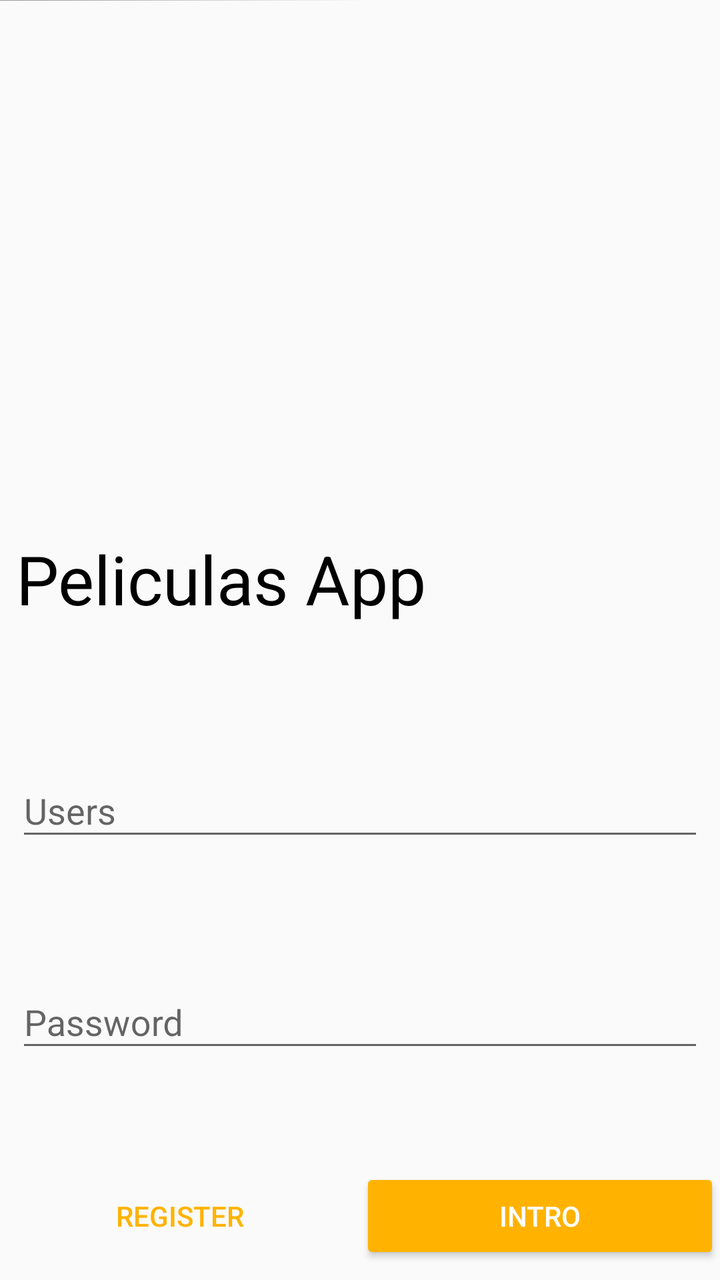
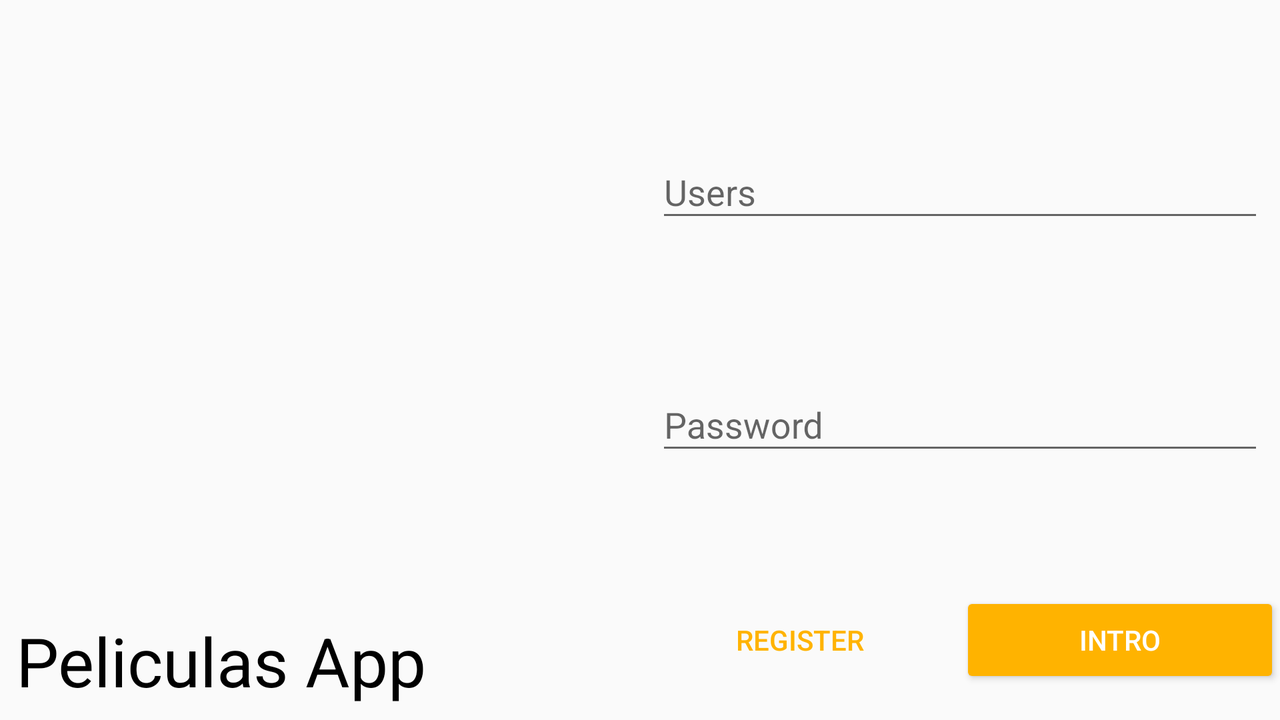

An Android layout and its configuration variant, each rendered on a device that would load it. The default file and the variant file are quoted in full after the pictures.
<!-- AndroidManifest.xml: activity theme NoActionBar -->
<!-- res/layout/activity_login.xml -->
<?xml version="1.0" encoding="utf-8"?>
<layout xmlns:android="http://schemas.android.com/apk/res/android"
    xmlns:app="http://schemas.android.com/apk/res-auto"
    xmlns:tools="http://schemas.android.com/tools">

        <data>
                <variable
                    name="handler"
                    type="movil.unicauca.peliculas.LoginActivity"/>

        </data>

        <android.support.constraint.ConstraintLayout
            android:layout_width="match_parent"
            android:layout_height="match_parent"
            tools:context="movil.unicauca.peliculas.LoginActivity">


                <android.support.constraint.Guideline
                    android:layout_width="wrap_content"
                    android:layout_height="wrap_content"
                    android:id="@+id/guideline"
                    android:orientation="horizontal"
                    app:layout_constraintGuide_percent="0.5"
                    tools:layout_editor_absoluteY="309dp"
                    tools:layout_editor_absoluteX="0dp" />

                <ImageView
                    android:id="@+id/imageView"
                    android:layout_width="@dimen/dimens0"
                    android:layout_height="@dimen/dimens0"
                    app:srcCompat="@drawable/peliculaimagenuno"
                    app:layout_constraintRight_toRightOf="parent"
                    app:layout_constraintBottom_toTopOf="@+id/guideline"
                    app:layout_constraintLeft_toLeftOf="parent"
                    app:layout_constraintTop_toTopOf="parent"
                    app:layout_constraintHorizontal_bias="0.0"
                    app:layout_constraintVertical_bias="0.0" />

                <ImageView
                    android:layout_width="@dimen/dimens368"
                    android:layout_height="@dimen/dimens0"
                    tools:layout_editor_absoluteY="25dp"
                    tools:layout_editor_absoluteX="8dp"
                    android:src="@drawable/mask" />

                <TextView
                    android:id="@+id/textView"
                    android:layout_width="@dimen/dimens0"
                    android:layout_height="wrap_content"
                    android:layout_marginBottom="@dimen/dimens8"
                    android:layout_marginLeft="@dimen/dimens8"
                    android:layout_marginRight="@dimen/dimens8"
                    android:text="@string/app_name"
                    android:textAppearance="@style/TextAppearance.AppCompat.Display1"
                    android:textColor="@android:color/black"
                    app:layout_constraintBottom_toBottomOf="@+id/imageView"
                    app:layout_constraintLeft_toLeftOf="parent"
                    app:layout_constraintRight_toRightOf="parent"
                    android:layout_marginStart="@dimen/dimens8"
                    android:layout_marginEnd="@dimen/dimens8" />

                <Button
                    android:id="@+id/btnregister"
                    style="@style/Widget.AppCompat.Button.Borderless.Colored"
                    android:layout_width="@dimen/dimens0"
                    android:layout_height="wrap_content"
                    android:layout_marginBottom="@dimen/dimens8"
                    android:text="@string/register"
                    app:layout_constraintBottom_toBottomOf="parent"
                    app:layout_constraintLeft_toLeftOf="parent"
                    app:layout_constraintRight_toLeftOf="@+id/btnlogin"
                    android:onClick="@{()->handler.goToRegister()}"
                    />

                <Button
                    android:id="@+id/btnlogin"
                    style="@style/Widget.AppCompat.Button.Colored"
                    android:layout_width="@dimen/dimens0"
                    android:layout_height="wrap_content"
                    android:text="@string/intro"
                    app:layout_constraintLeft_toRightOf="@+id/btnregister"
                    app:layout_constraintRight_toRightOf="parent"
                    app:layout_constraintTop_toTopOf="@+id/btnregister"
                    android:onClick="@{()->handler.login()}"
                    /> 

                <android.support.design.widget.TextInputLayout
                    android:layout_width="@dimen/dimens0"
                    android:layout_height="wrap_content"
                    app:layout_constraintTop_toBottomOf="@+id/imageView"
                    android:layout_marginLeft="@dimen/dimens8"
                    app:layout_constraintLeft_toLeftOf="parent"
                    android:layout_marginRight="@dimen/dimens8"
                    app:layout_constraintRight_toRightOf="parent"
                    android:id="@+id/usuario"
                    app:layout_constraintBottom_toTopOf="@+id/pass"
                    android:layout_marginStart="@dimen/dimens8"
                    android:layout_marginEnd="@dimen/dimens8">

                        <EditText
                            android:id="@+id/user"
                            android:layout_width="match_parent"
                            android:layout_height="wrap_content"
                            android:hint="@string/user"
                            android:inputType="text" />
                </android.support.design.widget.TextInputLayout>

                <android.support.design.widget.TextInputLayout
                    android:layout_width="@dimen/dimens0"
                    android:layout_height="wrap_content"
                    app:layout_constraintBottom_toTopOf="@+id/btnregister"
                    android:layout_marginLeft="@dimen/dimens8"
                    app:layout_constraintLeft_toLeftOf="parent"
                    android:layout_marginRight="@dimen/dimens8"
                    app:layout_constraintRight_toRightOf="parent"
                    android:layout_marginStart="@dimen/dimens8"
                    android:layout_marginEnd="@dimen/dimens8"
                    app:layout_constraintTop_toBottomOf="@+id/usuario"
                    android:id="@+id/pass">

                        <EditText
                            android:id="@+id/password"
                            android:layout_width="match_parent"
                            android:layout_height="wrap_content"
                            android:hint="@string/password"
                            android:inputType="textPassword" />
                </android.support.design.widget.TextInputLayout>
        </android.support.constraint.ConstraintLayout>
</layout>
<!-- resources referenced by this layout -->
<resources>
  <dimen name="dimens0">0dp</dimen>
  <dimen name="dimens368">368dp</dimen>
  <dimen name="dimens8">8dp</dimen>
  <!-- drawable mask (drawable) -->
  <?xml version="1.0" encoding="utf-8"?>
  <shape xmlns:android="http://schemas.android.com/apk/res/android"
      android:shape="rectangle"
      >
      <gradient
          android:startColor="#66000000"
          android:centerColor="#00000000"
          android:endColor="#00000000"
          android:angle="45"/>
  </shape>
  <string name="app_name">Peliculas App</string>
  <string name="intro">Intro</string>
  <string name="password">Password</string>
  <string name="register">Register</string>
  <string name="user">Users</string>
  <style name="NoActionBar" parent="Theme.AppCompat.Light.NoActionBar">
          <item name="colorPrimary">@color/colorPrimary</item>
          <item name="colorPrimaryDark">@color/colorPrimaryDark</item>
          <item name="colorAccent">@color/colorAccent</item>
      </style>
  <color name="colorPrimary">#1565c0</color>
  <color name="colorPrimaryDark">#003c8f</color>
  <color name="colorAccent">#ffb300</color>
</resources>
<!-- res/layout-land/activity_login.xml (the repository's variant of the layout above) -->
<!-- drawn on the phone turned sideways -->
<?xml version="1.0" encoding="utf-8"?>
<layout xmlns:android="http://schemas.android.com/apk/res/android"
    xmlns:app="http://schemas.android.com/apk/res-auto"
    xmlns:tools="http://schemas.android.com/tools">
        <data>
                <variable
                    name="handler"
                    type="movil.unicauca.peliculas.LoginActivity"/>
        </data>

        <android.support.constraint.ConstraintLayout
            android:orientation="vertical"
            android:layout_width="match_parent"
            android:layout_height="match_parent">

                <android.support.constraint.Guideline
                    android:layout_width="wrap_content"
                    android:layout_height="wrap_content"
                    android:id="@+id/guideline2"
                    android:orientation="vertical"
                    app:layout_constraintGuide_percent="0.5"
                    tools:layout_editor_absoluteY="0dp"
                    tools:layout_editor_absoluteX="296dp" />

                <ImageView
                    android:id="@+id/imageView2"
                    android:layout_width="@dimen/dimens0"
                    android:layout_height="@dimen/dimens0"
                    app:srcCompat="@drawable/peliculaimagenuno"
                    android:layout_marginLeft="@dimen/dimens8"
                    app:layout_constraintLeft_toLeftOf="parent"
                    app:layout_constraintTop_toTopOf="parent"
                    app:layout_constraintBottom_toBottomOf="parent"
                    app:layout_constraintRight_toLeftOf="@+id/guideline2"
                    app:layout_constraintHorizontal_bias="0.0"
                    app:layout_constraintVertical_bias="0.0"
                    android:layout_marginStart="@dimen/dimens8" />

                <TextView
                    android:id="@+id/textView4"
                    android:layout_width="@dimen/dimens0"
                    android:layout_height="wrap_content"
                    android:layout_marginBottom="@dimen/dimens7"
                    android:layout_marginLeft="@dimen/dimens8"
                    android:layout_marginRight="@dimen/dimens8"
                    android:text="@string/app_name"
                    android:textAppearance="@style/TextAppearance.AppCompat.Display1"
                    android:textColor="@android:color/black"
                    app:layout_constraintBottom_toBottomOf="@+id/imageView2"
                    app:layout_constraintLeft_toLeftOf="parent"
                    app:layout_constraintRight_toLeftOf="@+id/guideline2"
                    android:layout_marginStart="@dimen/dimens8"
                    android:layout_marginEnd="@dimen/dimens8" />

                <Button
                    android:id="@+id/btnregister"
                    style="@style/Widget.AppCompat.Button.Borderless.Colored"
                    android:layout_width="@dimen/dimens0"
                    android:layout_height="wrap_content"
                    android:layout_marginBottom="@dimen/dimens16"
                    android:text="@string/register"
                    app:layout_constraintBottom_toBottomOf="parent"
                    app:layout_constraintLeft_toRightOf="@+id/imageView2"
                    app:layout_constraintRight_toLeftOf="@+id/btnlogin"
                    android:onClick="@{()->handler.goToRegister()}"
                    />

                <Button
                    android:id="@+id/btnlogin"
                    style="@style/Widget.AppCompat.Button.Colored"
                    android:layout_width="@dimen/dimens0"
                    android:layout_height="wrap_content"
                    android:text="@string/intro"
                    app:layout_constraintLeft_toRightOf="@+id/btnregister"
                    app:layout_constraintRight_toRightOf="parent"
                    app:layout_constraintTop_toTopOf="@+id/btnregister"
                    android:onClick="@{()->handler.login()}"
                    />

                <android.support.design.widget.TextInputLayout
                    android:layout_width="0dp"
                    android:layout_height="wrap_content"
                    app:layout_constraintLeft_toRightOf="@+id/imageView2"
                    android:layout_marginLeft="@dimen/dimens8"
                    android:layout_marginRight="@dimen/dimens8"
                    app:layout_constraintRight_toRightOf="parent"
                    app:layout_constraintTop_toTopOf="parent"
                    android:layout_marginStart="@dimen/dimens8"
                    android:layout_marginEnd="@dimen/dimens8"
                    android:id="@+id/usuario"
                    app:layout_constraintBottom_toTopOf="@+id/pass">

                        <EditText
                            android:id="@+id/user"
                            android:layout_width="match_parent"
                            android:layout_height="wrap_content"
                            android:hint="@string/user"
                            android:inputType="text" />
                </android.support.design.widget.TextInputLayout>

                <android.support.design.widget.TextInputLayout
                    android:layout_width="@dimen/dimens0"
                    android:layout_height="wrap_content"
                    app:layout_constraintLeft_toRightOf="@+id/imageView2"
                    android:layout_marginLeft="@dimen/dimens8"
                    android:layout_marginRight="@dimen/dimens8"
                    app:layout_constraintRight_toRightOf="parent"
                    app:layout_constraintBottom_toTopOf="@+id/btnregister"
                    android:layout_marginStart="@dimen/dimens8"
                    android:layout_marginEnd="@dimen/dimens8"
                    app:layout_constraintTop_toBottomOf="@+id/usuario"
                    android:id="@+id/pass">

                        <EditText
                            android:id="@+id/password"
                            android:layout_width="match_parent"
                            android:layout_height="wrap_content"
                            android:hint="@string/password"
                            android:inputType="textPassword" />
                </android.support.design.widget.TextInputLayout>
        </android.support.constraint.ConstraintLayout>
</layout>
<!-- resources referenced by the variant -->
<!-- as the phone turned sideways resolves them -->
<resources>
  <dimen name="dimens0">0dp</dimen>
  <dimen name="dimens16">16dp</dimen>
  <dimen name="dimens7">7dp</dimen>
  <dimen name="dimens8">8dp</dimen>
  <string name="app_name">Peliculas App</string>
  <string name="intro">Intro</string>
  <string name="password">Password</string>
  <string name="register">Register</string>
  <string name="user">Users</string>
  <style name="NoActionBar" parent="Theme.AppCompat.Light.NoActionBar">
          <item name="colorPrimary">@color/colorPrimary</item>
          <item name="colorPrimaryDark">@color/colorPrimaryDark</item>
          <item name="colorAccent">@color/colorAccent</item>
      </style>
  <color name="colorPrimary">#1565c0</color>
  <color name="colorPrimaryDark">#003c8f</color>
  <color name="colorAccent">#ffb300</color>
</resources>
